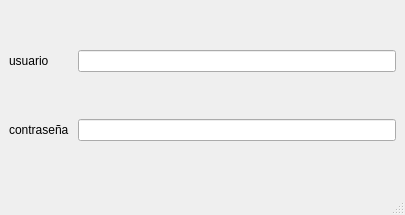
<?xml version="1.0" encoding="UTF-8"?>
<ui version="4.0">
 <class>usuario</class>
 <widget class="QMainWindow" name="usuario">
  <property name="geometry">
   <rect>
    <x>0</x>
    <y>0</y>
    <width>405</width>
    <height>215</height>
   </rect>
  </property>
  <property name="windowTitle">
   <string>MainWindow</string>
  </property>
  <widget class="QWidget" name="centralwidget">
   <layout class="QGridLayout" name="gridLayout">
    <item row="0" column="0">
     <widget class="QLabel" name="label">
      <property name="text">
       <string>usuario</string>
      </property>
     </widget>
    </item>
    <item row="0" column="1">
     <widget class="QLineEdit" name="lineEdit"/>
    </item>
    <item row="1" column="0">
     <widget class="QLabel" name="label_2">
      <property name="text">
       <string>contraseña </string>
      </property>
     </widget>
    </item>
    <item row="1" column="1">
     <widget class="QLineEdit" name="password"/>
    </item>
   </layout>
  </widget>
  <widget class="QMenuBar" name="menubar">
   <property name="geometry">
    <rect>
     <x>0</x>
     <y>0</y>
     <width>405</width>
     <height>25</height>
    </rect>
   </property>
  </widget>
  <widget class="QStatusBar" name="statusbar"/>
 </widget>
 <resources/>
 <connections/>
</ui>
